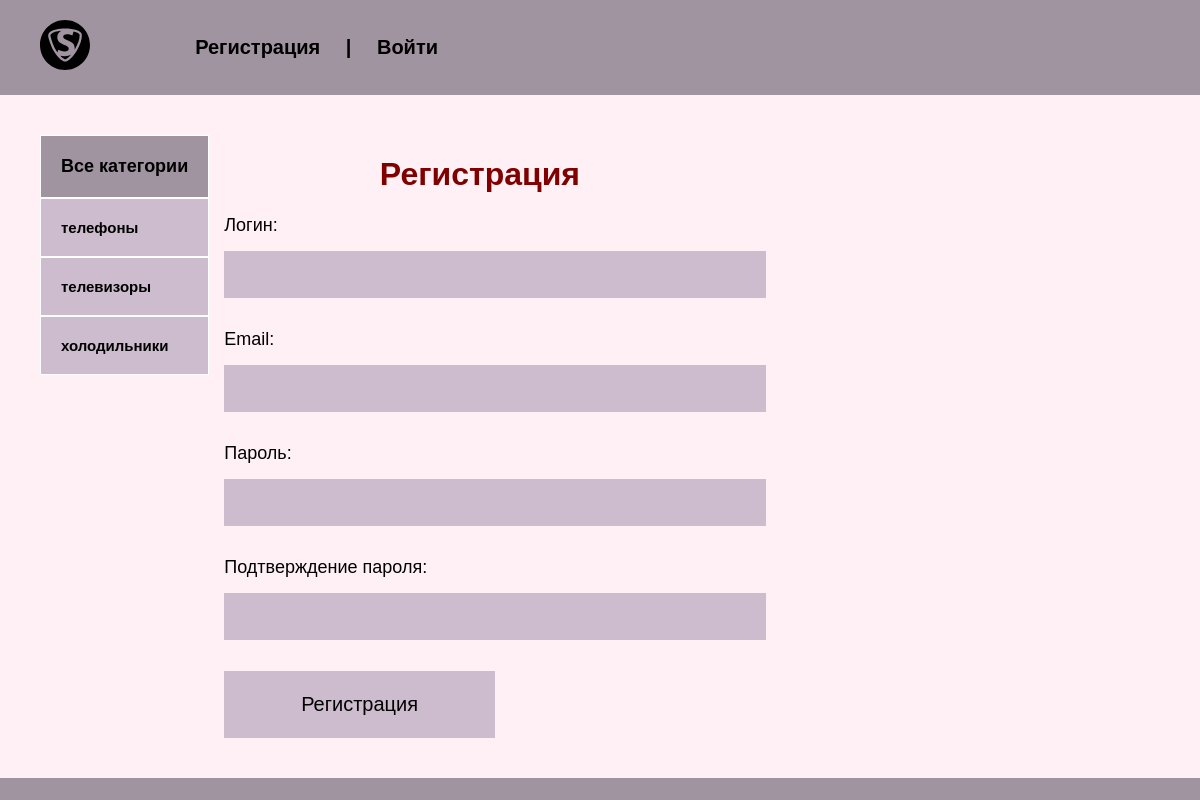
The page /register/ on the database as committed earlier.
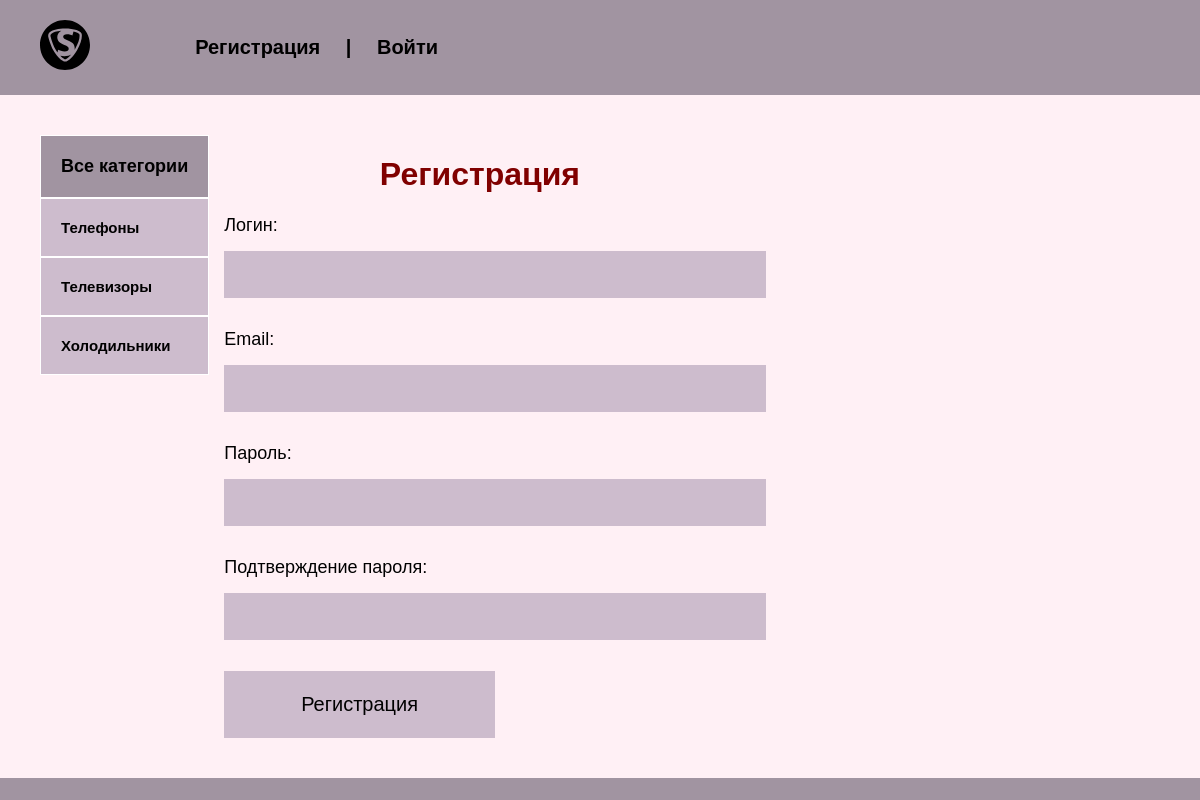
The same page on the database as committed later.
### shop/models.py (models this page shows, shortened)
class Category(models.Model):
    name = models.CharField(max_length=100, verbose_name='Название')
    slug = models.SlugField(max_length=100, unique=True, verbose_name='Ссылка')
    def get_absolute_url(self):
        return reverse('category', kwargs={'cat_slug': self.slug})
    class Meta:
        verbose_name = 'Категория'
        verbose_name_plural = 'Категории'

### shop/views.py (the view, shortened to what this page needs)
# urls.py: path('register/', RegisterUser.as_view(), name='register'),
class RegisterUser(DataMixin, CreateView):
    form_class = RegisterUserForm
    template_name = 'shop/register.html'
    success_url = reverse_lazy('login')
    def get_context_data(self, **kwargs):
        context = super().get_context_data(**kwargs)
        c_def = self.get_user_context(title='Регистрация')
        return dict(list(context.items()) + list(c_def.items()))

### shop/forms.py
class RegisterUserForm(UserCreationForm):
    username = forms.CharField(label='Логин', widget=forms.TextInput(attrs={'class': 'form-input'}))
    email = forms.EmailField(widget=forms.EmailInput(attrs={'class': 'form-input'}))
    password1 = forms.CharField(label='Пароль',
                                widget=forms.PasswordInput(attrs={'class': 'form-input'}))
    password2 = forms.CharField(label='Подтверждение пароля',
                                widget=forms.PasswordInput(attrs={'class': 'form-input'}))
    class Meta:
        model = User
        fields = ('username', 'email', 'password1', 'password2')

### shop/templatetags/shop_tags.py (called while the page is built)
@register.inclusion_tag('shop/list_categories.html')
def show_categories(sort=None, cat_selected=0):
    if not sort:
        cats = Category.objects.all()
    else:
        cats = Category.objects.order_by(sort)
    context = {'cats': cats, 'cat_selected': cat_selected}
    return context

### shop/templates/shop/register.html (shortened to what this page needs)
{% extends 'shop/base.html' %}
{% block content %}
<h1>{{ title }}</h1>
<form method="post">
    {{ form.as_p }}
    <button>Регистрация</button>
</form>
{% endblock %}

### shop/templates/shop/list_categories.html
{% for c in cats %}
    {% if c.pk == cat_selected %}
        <li class="selected">{{ c.name }}</li>
    {% else %}
        <li><a href="{{ c.get_absolute_url }}"> {{ c.name }}</a></li>
    {% endif %}
{% endfor %}

Rows that differ between the two databases and show on the page:
changed Category: name "телефоны" → "Телефоны"
changed Category: name "телевизоры" → "Телевизоры"
changed Category: name "холодильники" → "Холодильники"
